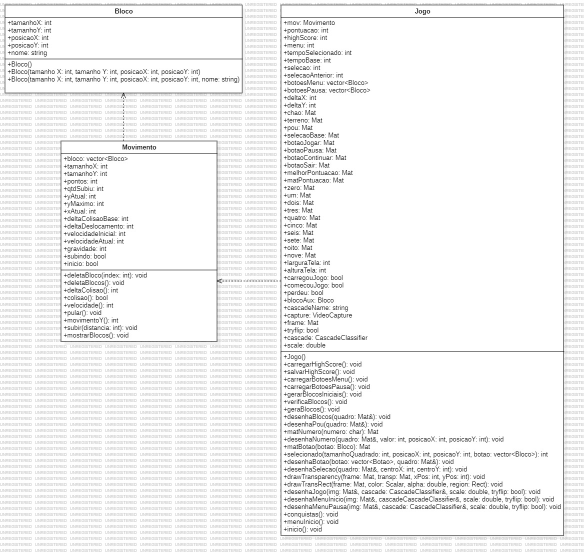
//> input picture UML OpenCv.jpg, 1168 x 1111 px, given in place of video.mp4, which was not available (shown at 1/2 size)
$ ./testeOpenCv   (built with g++ and OpenCV 4)
//> lines starting //> are read from the running program, lines starting //| are printed output that depends on the picture; pictures that were not available may be replaced by others from this repository, and a replacement may not be noted
### Movimento.h
#pragma once

class Movimento{
    public:
        int alturaAtual;
        int alturaMaxima;
        int alturaMinima;

        int velocidadeInicial;
        int velocidadeAtual;
        int gravidade;

        bool subindo;
        bool inicio;

        Movimento();

        int velocidade();
        void pular();
        int movimentoY();
};

### Movimento.cpp
#include "Movimento.h"

using namespace std;

Movimento::Movimento(){
    //velocidadeInicial = -10;
    inicio = true;
    velocidadeAtual = 0;
}

int Movimento::velocidade(){
    return velocidadeAtual += gravidade;
}

void Movimento::pular(){
    velocidadeAtual = velocidadeInicial;
}

// [15 lines left out: function movimentoY, not called in this run]

### testeOpenCv.cpp
#include "opencv2/objdetect.hpp"
#include "opencv2/highgui.hpp"
#include "opencv2/imgproc.hpp"
#include "opencv2/videoio.hpp"
#include "Movimento.h"
#include <iostream>

using namespace std;
using namespace cv;

void detectAndDraw( Mat& img, CascadeClassifier& cascade, double scale, bool tryflip);

string cascadeName;

int posicaoX = 450;

Movimento mov;

int main( int argc, const char** argv ){
    VideoCapture capture;
    Mat frame;
    bool tryflip;
    CascadeClassifier cascade;
    double scale;

    cascadeName = "haarcascade_frontalface_default.xml";
    scale = 2; // usar 1, 2, 4.//mudei isso aqui
    if (scale < 1)
        scale = 1;
    tryflip = true;

    if (!cascade.load(cascadeName)) {
        cerr << "ERROR: Could not load classifier cascade: " << cascadeName << endl;
        return -1;
    }

    if(!capture.open("video.mp4")) // para testar com um video
    //if(!capture.open(0)) // para testar com a webcam
    //if(!capture.open("rtsp://10.204.238.71:8080/h264_ulaw.sdp")) // tentar conectar no celular
    {
        cout << "Capture from camera #0 didn't work" << endl;
        return 1;
    }

    if( capture.isOpened() ) {
        cout << "Video capturing has been started ..." << endl;

        while (1)
        {
            capture >> frame;
//> frame is the input picture: 1111 rows x 1168 cols, CV_8UC3; min 0, max 255, mean 242.5
            if( frame.empty() )
                break;

            detectAndDraw( frame, cascade, scale, tryflip );

            char c = (char)waitKey(10);
            if( c == 27 || c == 'q' )
                break;
            if(c == 81){
                posicaoX -= 10;
            }
            if(c == 83){
                posicaoX += 10;
            }
        }
    }

    return 0;
}

/**
 * @brief Draws a transparent image over a frame Mat.
 *
 * @param frame the frame where the transparent image will be drawn
 * @param transp the Mat image with transparency, read from a PNG image, with the IMREAD_UNCHANGED flag
 * @param xPos x position of the frame image where the image will start.
 * @param yPos y position of the frame image where the image will start.
 */
void drawTransparency(Mat frame, Mat transp, int xPos, int yPos) {
    Mat mask;
    vector<Mat> layers;

    split(transp, layers); // seperate channels
    Mat rgb[3] = { layers[0],layers[1],layers[2] };
    mask = layers[3]; // png's alpha channel used as mask
    merge(rgb, 3, transp);  // put together the RGB channels, now transp insn't transparent
    transp.copyTo(frame.rowRange(yPos, yPos + transp.rows).colRange(xPos, xPos + transp.cols), mask);
}

/**
 * @brief Draws a transparent rect over a frame Mat.
 *
 * @param frame the frame where the transparent image will be drawn
 * @param color the color of the rect
 * @param alpha transparence level. 0 is 100% transparent, 1 is opaque.
 * @param regin rect region where the should be positioned
 */
void drawTransRect(Mat frame, Scalar color, double alpha, Rect region) {
    Mat roi = frame(region);
    Mat rectImg(roi.size(), CV_8UC3, color);
    addWeighted(rectImg, alpha, roi, 1.0 - alpha , 0, roi);
}

void detectAndDraw( Mat& img, CascadeClassifier& cascade, double scale, bool tryflip)
{
//> called with scale = 2, tryflip = true
    double t = 0;
    vector<Rect> faces;
    Mat gray, smallImg;
    Scalar color = Scalar(255,0,0);

    double fx = 1 / scale;
    resize( img, smallImg, Size(), fx, fx, INTER_LINEAR_EXACT );
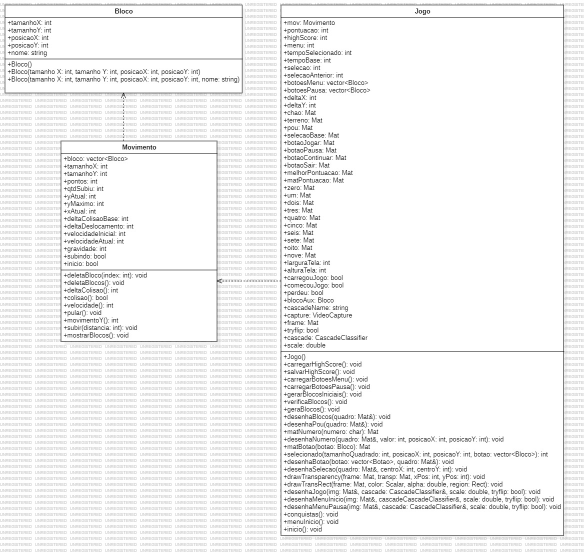
//> smallImg: 556 rows x 584 cols, CV_8UC3; min 22, max 255, mean 242.6
    if( tryflip )
        flip(smallImg, smallImg, 1);
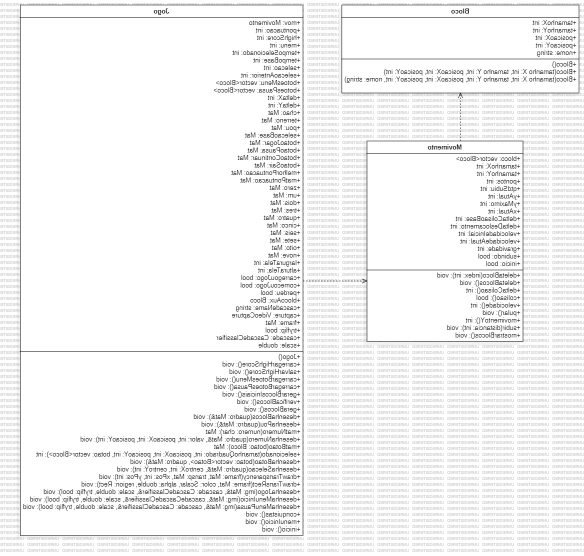
//> smallImg: 556 rows x 584 cols, CV_8UC3; min 22, max 255, mean 242.6
    cvtColor( smallImg, gray, COLOR_BGR2GRAY );
    equalizeHist( gray, gray );
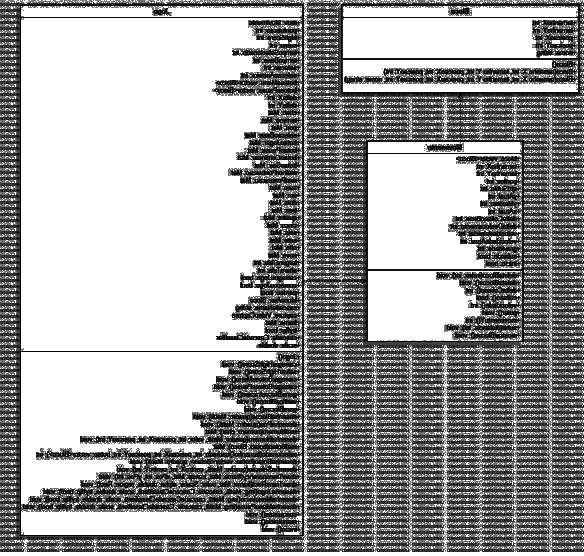
//> gray: 556 rows x 584 cols, CV_8UC1; min 0, max 255, mean 165.4

    t = (double)getTickCount();

    cascade.detectMultiScale( gray, faces,
        1.3, 2, 0
        // |CASCADE_FIND_BIGGEST_OBJECT
        // |CASCADE_DO_ROUGH_SEARCH
        |CASCADE_SCALE_IMAGE,
        Size(40, 40) );
//> faces = empty
    t = (double)getTickCount() - t;
    printf( "detection time = %g ms\n", t*1000/getTickFrequency());
    // PERCORRE AS FACES ENCONTRADAS
    for ( size_t i = 0; i < faces.size(); i++ )
    {
        Rect r = faces[i];
        rectangle( smallImg, Point(cvRound(r.x), cvRound(r.y)),
                    Point(cvRound((r.x + r.width-1)), cvRound((r.y + r.height-1))),
                    color, 3);
    }
//> this loop made 0 passes

    // Desenha uma imagem
    Mat orange = cv::imread("orange.png", IMREAD_UNCHANGED);
//> orange.png cannot be read in this run, so this picture is empty

    if(mov.inicio){
    	//mov.alturaAtual = (smallImg.rows - orange.rows);
        mov.alturaMaxima = (smallImg.rows - (smallImg.rows/3) - orange.rows);
//> mov.alturaMaxima = 371
        mov.alturaMinima = (smallImg.rows - orange.rows);
//> mov.alturaMinima = 556
        mov.alturaAtual = mov.alturaMaxima;
//> mov.alturaAtual = 371
        mov.gravidade = 2;
        mov.velocidadeInicial = -18;
        mov.inicio = false;
    }

    drawTransparency(smallImg, orange, posicaoX, mov.alturaAtual);//desenhando a laranja
//> (the run ends here: the program crashes, at `Mat rgb[3] = { layers[0],layers[1],layers[2] };`)
